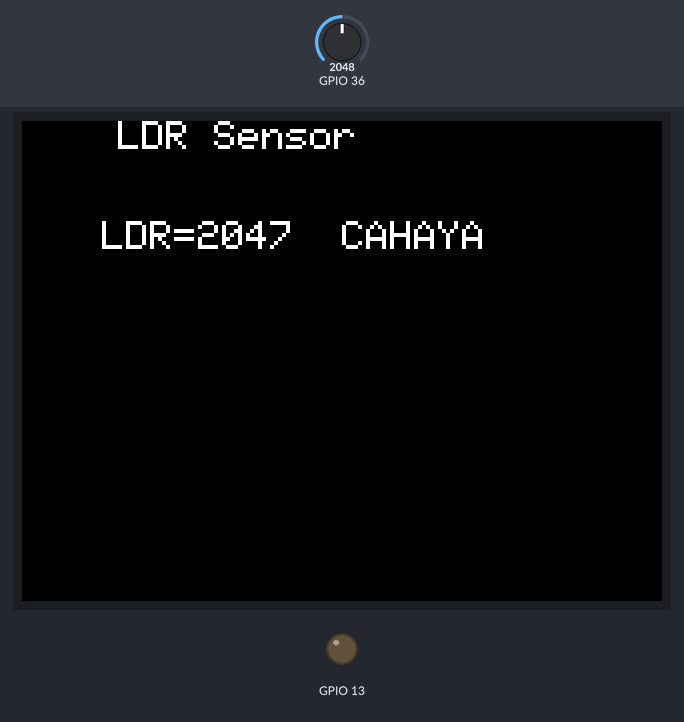
Simulated run of this sketch. Board: ESP32. Parts: 320×240 colour display, output pins drawn as LEDs (lit = HIGH). The inputs (shaded band) are chosen by the test bench; at power-on: GPIO 36 = 2048. What the sketch prints to the serial monitor is not drawn.

Above: at 1.4 s.
1.5 s: GPIO 36 set to 538
At 2.6 s:
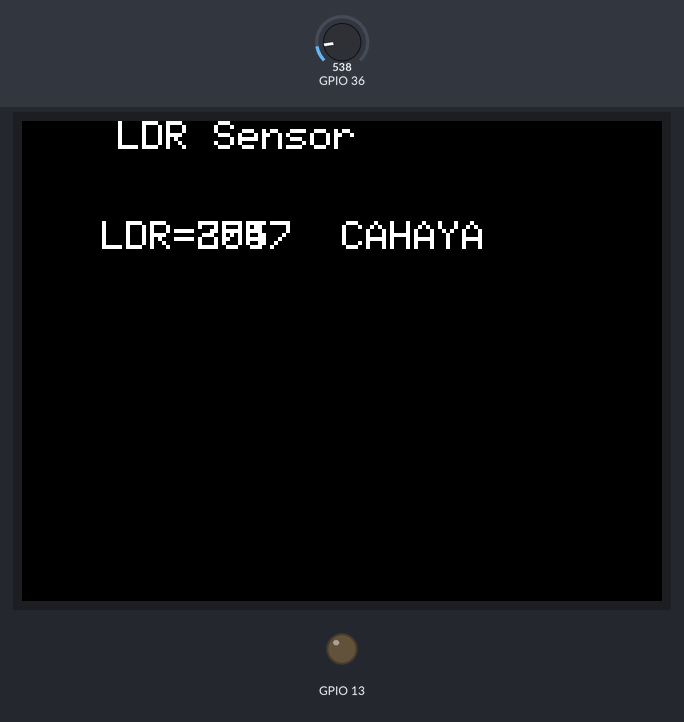
3.1 s: GPIO 36 set to 478
At 4.3 s:
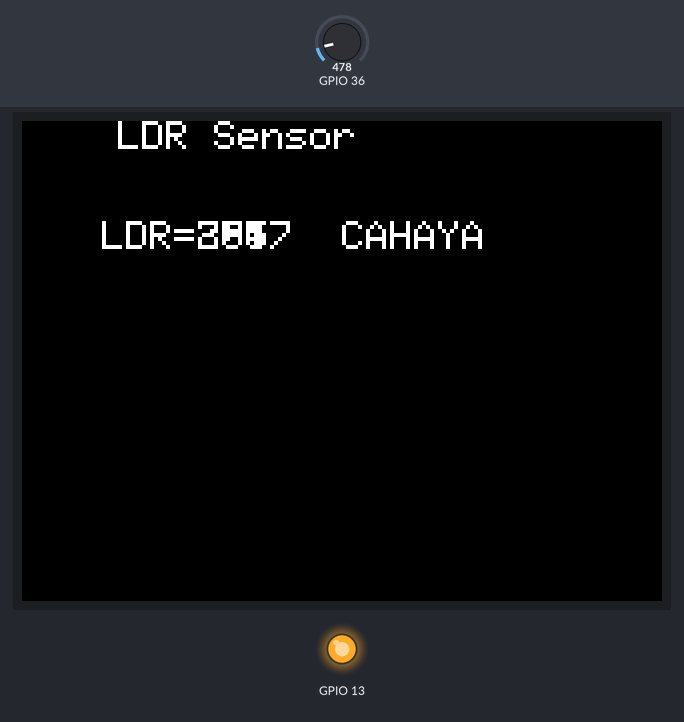
4.7 s: GPIO 36 set to 491
Timing chart, 0 to 7.7 s (numbered marks = the images above; inputs shaded):
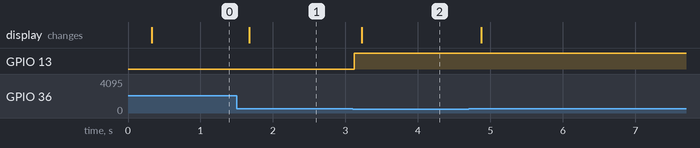

Measured:
- the behaviour switches between 501 and 500 on GPIO 36 (found by bisection; images 1 and 2)
- after the input at 1.5 s, the display: changes after 0.17 s (image 1)
- after the input at 3.1 s, GPIO 13: LOW → HIGH at once; the display: changes after 0.12 s (image 2)

The sketch:

LDR_paparan.ino
```cpp
#include <TFT_eSPI.h>
const int ldrPin = 39;
TFT_eSPI tft = TFT_eSPI();

unsigned long int timer;

String message;

void setup()
{
  Serial.begin(115200);

  pinMode(ldrPin, INPUT);
  tft.init();
  tft.invertDisplay(true);
  tft.setRotation(1);
  tft.fillScreen(TFT_BLACK);

  tft.setTextSize(2);
  pinMode(13, OUTPUT);
  pinMode(39, INPUT);

}
void loop()
{
 Serial.println(analogRead(A0));
 int ldrStatus = analogRead(A0);
  if(analogRead(A0)> 500){
    digitalWrite(13, LOW);
  }else{
    digitalWrite(13, HIGH);
  }
  delay(100);


  tft.setCursor(0,0);
  tft.println("    LDR Sensor    ");
  tft.setCursor(40,50);
  tft.println("LDR="+String(4095-ldrStatus)+"  CAHAYA");


}
```
